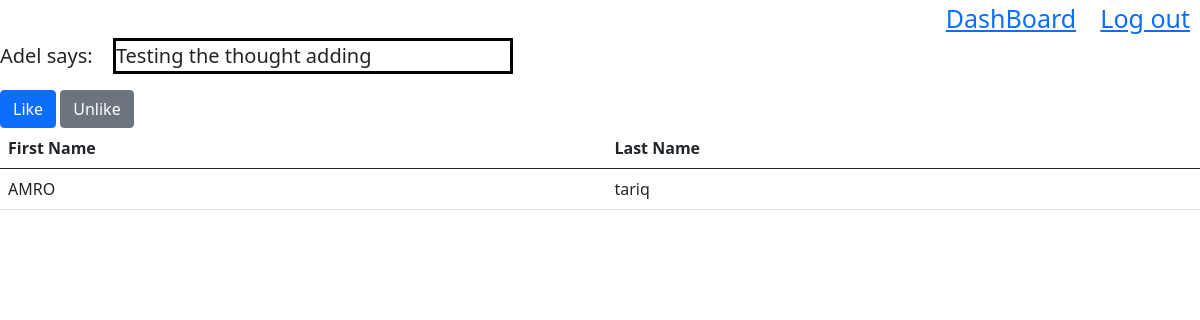
The app's page /thoughts/1 (signed in) with its own data.
### thoughts_app/models.py (models this page shows)
class Thoughts(models.Model):
    thought = models.TextField()
    posted = models.ForeignKey(User, related_name="related_thoug", on_delete = models.CASCADE,default=True)
    liked = models.ManyToManyField(User, related_name="liked_thoug",default=True)
    created_at = models.DateTimeField(auto_now_add=True)
    updated_at = models.DateTimeField(auto_now=True)
    objects = thog_Manager()

class User(models.Model):
    first_name = models.CharField(max_length=200)
    last_name = models.CharField(max_length=200)
    email = models.CharField(max_length=200)
    password = models.CharField(max_length=200)
    created_at = models.DateTimeField(auto_now_add=True)
    updated_at = models.DateTimeField(auto_now=True)
    objects = UserManager()

### thoughts_app/views.py (the view)
# urls.py: path('thoughts/<int:id>', views.details),
def details(request, id):
    context = {
        'thought' : models.get_thought(id),
        'current_user': models.get_user(request.session['id']),
    }
    return render(request, 'showthought.html',context)

### thoughts_app/models.py (called while the page is built)
def get_user(id):
    return User.objects.get(id = id)

def get_thought(id):
    return Thoughts.objects.get(id = id)

### thoughts_app/templates/showthought.html (shortened to what this page needs)
<!DOCTYPE html>
<html lang="en">
<head>
    <link href="https://cdn.jsdelivr.net/npm/bootstrap@5.0.1/dist/css/bootstrap.min.css" rel="stylesheet"
>
          {% load static %}
</head>
<body>
    <div style="text-align: right;">
    <a class="logout" href="/thoughts">DashBoard</a>
    <a class="logout" href="/logout" >Log out</a></div>
    <div class="head">{{thought.posted.first_name}} says:   <p class="thoughtp">{{thought.thought}}</p></div>
    <a class="btn btn-primary" href="/thoughts/like/{{thought.id}}">Like</a>
    <a class="btn btn-secondary" href="/thoughts/unlike/{{thought.id}}">Unlike</a>
    <table class="table">
        <thead>
          <tr>
            <th scope="col">First Name</th>
            <th scope="col">Last Name</th>
          </tr>
        </thead>
        <tbody>
            {% for likes in thought.liked.all %}
                <tr>
                    <td>{{likes.first_name}}</td>
                    <td>{{likes.last_name}} </td>
                </tr>
            {% endfor %}
        </tbody>
      </table>
</body>
</html>

### thoughts_app/templates/showthought.html (style rules this page uses)
.logout { margin: 10px; font-size: 25px; }
.thoughtp { border: solid black 3px; display: inline-block; width: 400px; margin-left: 15px; }
.head { font-size: 20px; }

### records on screen
Thoughts: posted.first_name "Adel", thought "Testing the thought adding"
User: first_name "AMRO", last_name "tariq"
